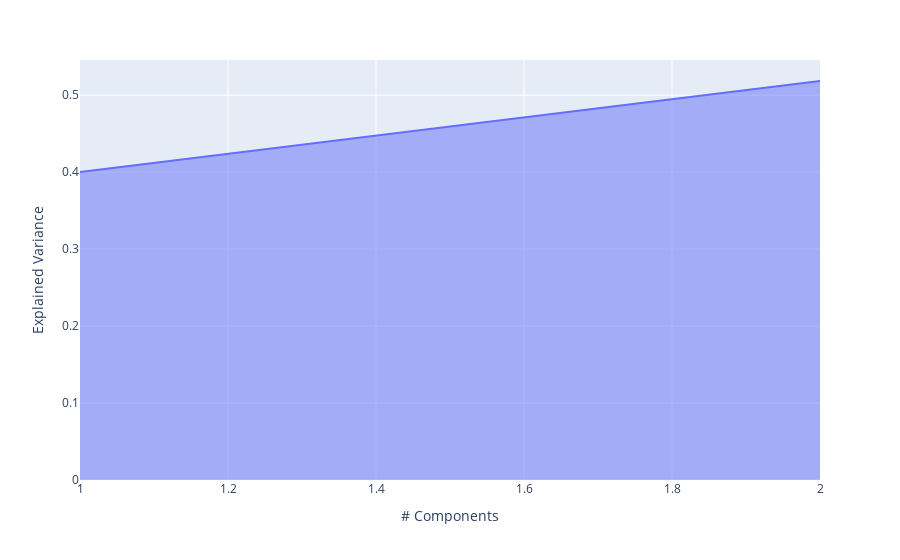

Notebook code cell kept with this figure:
### Code cell
exp_var_cumul = np.cumsum(pca.explained_variance_ratio_)

px.area(
    x=range(1, exp_var_cumul.shape[0] + 1),
    y=exp_var_cumul,
    labels={"x": "# Components", "y": "Explained Variance"}
)

### Figure 1 — Plotly figure (JSON) as saved in the notebook; plotly's stock layout.template omitted (floating-point values rounded to 4 significant figures)
{"data": [{"hovertemplate": "# Components=%{x}<br>Explained Variance=%{y}<extra></extra>", "legendgroup": "", "line": {"color": "#636efa"}, "marker": {"symbol": "circle"}, "mode": "lines", "name": "", "orientation": "v", "showlegend": false, "stackgroup": "1", "type": "scatter", "x": [1, 2], "xaxis": "x", "y": [0.4003, 0.5185], "yaxis": "y"}], "layout": {"legend": {"tracegroupgap": 0}, "margin": {"t": 60}, "xaxis": {"anchor": "y", "domain": [0, 1], "title": {"text": "# Components"}}, "yaxis": {"anchor": "x", "domain": [0, 1], "title": {"text": "Explained Variance"}}}}
